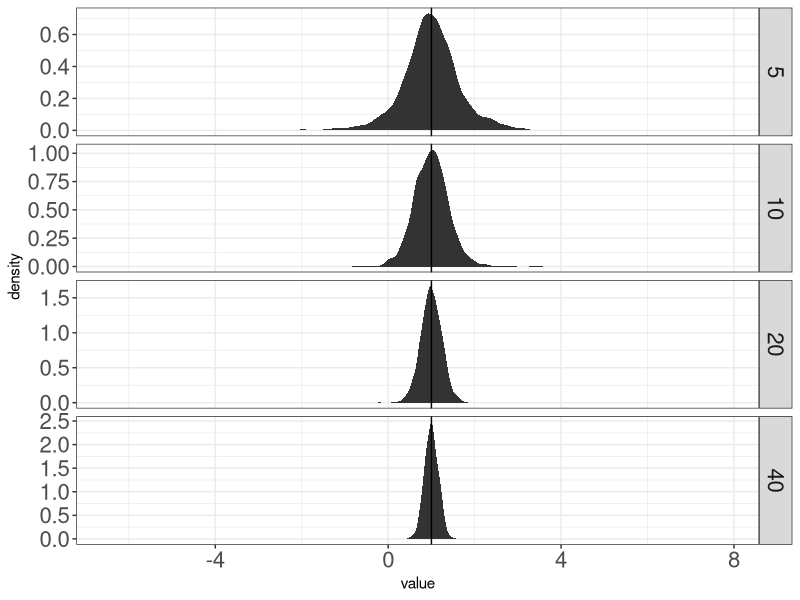

Source code (R):
# an example to develop an experiment for the test size of b_hat in OLS
# the code should be developed from scratch
# each step must be tested, and then wrap into a report


rm(list = ls( ) )
library(plyr)


# set the parameters
Rep = 2000
b0 = matrix(1, nrow = 2 )

# the workhorse functions

MonteCarlo = function(n, type , df = df){
  # a function gives the t-value under the null
  if (type == "Normal"){
    e = rnorm(n)
  } else if (type == "T"){
    e = rt(n, df )
  }
  
  X = cbind( 1, rnorm(n) )
  Y = X %*% b0 + e
  rm(e)
  
  bhat = solve( t(X) %*% X, t(X)%*% Y )
  bhat2 = bhat[2] # parameter we want to test
  
  e_hat = Y - X %*% bhat
  sigma_hat_square = sum(e_hat^2)/ (n-2)
  sig_B = solve( t(X) %*% X  ) * sigma_hat_square
  t_value_2 = ( bhat2 - b0[2]) / sqrt( sig_B[2,2] ) 
  
  return( list(bhat2 = bhat2, t_value_2 = t_value_2) )
}


NN = c(5, 10, 20, 40 )
## plot beta under the t-distributed error
BB = matrix(0, ncol = length(NN), nrow = Rep)
for (r in 1:length(NN)){
  n = NN[r]
  for (s in 1:Rep)   BB[s,r] = MonteCarlo(n, "T", df = 100)$bhat2
  # change the degree of freedom to see the change of the graph
}

colnames(BB) = NN
library(reshape2)
BB_reshape = melt(BB, .measure.vars = NN)
colnames(BB_reshape)[2] = "sample_size"


library(ggplot2)
p1 = ggplot(BB_reshape) 
p1 = p1 + geom_area(stat = "density", 
                    aes(x = value),  position = "identity")
p1 = p1 + facet_grid( sample_size ~ ., scale = "free") 
p1 = p1 + geom_vline(xintercept = 1)
p1 = p1 + theme_bw()
p1 = p1 + theme(strip.text = element_text( size = 16), 
                axis.text = element_text( size = 16))
print(p1)


## testing: run the calculation of the empirical sizes for different sample sizes

# report the empirical test size
report = function(n){
  # collect the test size from the two distributions
  # this function contains some repeated code, but is OK for such a smply one
  TEST_SIZE = rep(0,3)
  
  Res = ldply( .data = 1:Rep, .fun = function(i) MonteCarlo(n, "Normal")$t_value_2  )
  TEST_SIZE[1] = mean( abs(Res) > qt(.975, n-2) )  
  TEST_SIZE[2] = mean( abs(Res) > qnorm(.975) ) 
  
  Res = ldply( .data = 1:Rep, .fun = function(i) MonteCarlo(n, "T", df=3)$t_value_2  )
  TEST_SIZE[3] = mean( abs(Res) > qnorm(.975) )
  
  return(TEST_SIZE)
}



RES = ldply(.data = NN, .fun = report, .progress = "text" )
names(RES) = c("exact", "normal.asym", "asym with underlying T")
RES$n = NN
RES = RES[, c(4,1:3)] # beautify the results
print(RES)


